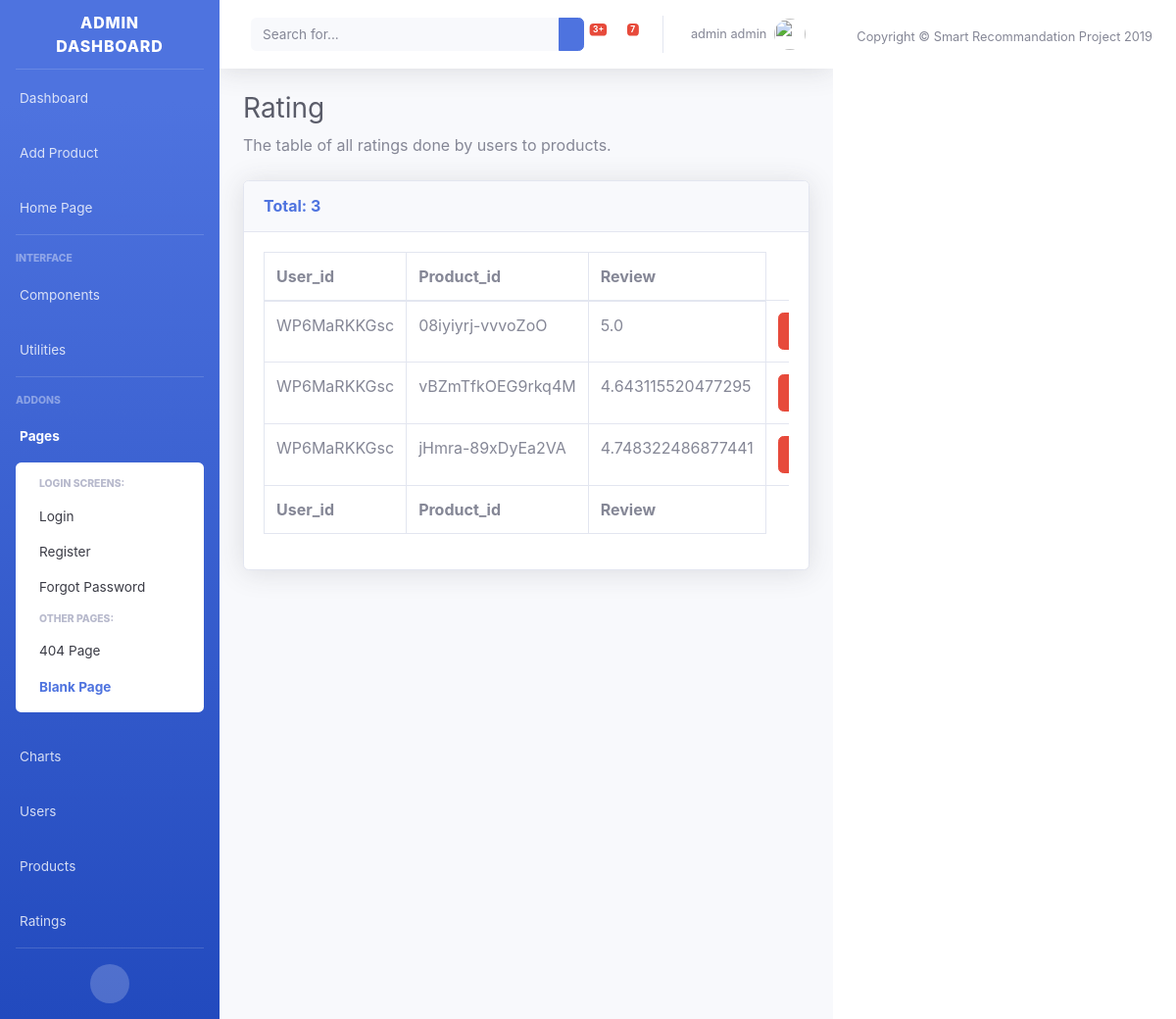
Page /user/admin/ratings (signed in) on the committed database.
### tables this page shows
CREATE TABLE USER (ID VARCHAR, NAME VARCHAR, EMAIL VARCHAR, PASSWORD VARCHAR, TYPE VARCHAR);

CREATE TABLE RATING (USER_ID VARCHAR, PRODUCT_ID VARCHAR, REVIEW REAL);

### models/users/views.py (the view)
@user_blueprint.route("/admin/ratings")
@login_required
def ratings():
    name = "Rating"
    description = "The table of all ratings done by users to products"
    headers = get_rating_fields()
    items = get_all_ratings(formalize=False)
    return render_template("admin/tables.html",
                            name=name,
                            description=description,
                            headers=headers,
                            items=items,
                            len=len,
                            str=str,
                            os=os)

### common/database.py (called while the page is built, shortened)
    @classmethod
    def _get_user_by(cls, key, value):
        cursor = cls.DATABASE.execute(f"SELECT * FROM USER WHERE {key}=?", (value,))
        returned_data = cursor.fetchone()
        if returned_data is None:
            return None
        data = {}
        for i, field in enumerate(cls.USER_FIELDS):
            data[field.lower()] = returned_data[i]
        return data

    @classmethod
    def get_user_by_email(cls, email):
        return cls._get_user_by("EMAIL", email)

    @classmethod
    def get_all_ratings(cls, formalize=True):
        cursor = cls.DATABASE.execute("SELECT * FROM RATING")
        returned_data = cursor.fetchall()
        if not formalize:
            return returned_data

### models/ratings/rating.py (called while the page is built)
def get_all_ratings(formalize=True):
    ratings = Database.get_all_ratings(formalize=formalize)
    if not formalize:
        return ratings
    return [ Rating(**r) for r in ratings ]

def get_rating_fields():
    return [ field.capitalize() for field in Database.RATING_FIELDS ]

### models/users/user.py (called while the page is built)
def is_user_admin(email):
    user = User(email=email, password=None)
    return user.is_admin()

    def exists(self):
        return database.get_user_by_email(self.email)

    def is_admin(self):
        user_data = self.exists()
        if user_data:
            return user_data['type'] == "admin"
        else:
            return False

### templates/admin/tables.html (shortened to what this page needs)
{% extends "admin/base.html" %}
{% block content %}
  <h1 class="h3 mb-2 text-gray-800">{{name}}</h1>
  <p class="mb-4">{{description}}.</p>
  <div class="card shadow mb-6">
    <div class="card-header py-3">
      <h6 class="m-0 font-weight-bold text-primary">Total: {{len(items)}}</h6>
    </div>
    <div class="card-body">
      <div class="table-responsive">
        <table class="table table-bordered" id="dataTable" width="100%" cellspacing="0">
          <thead>
            <tr>
              {% for attribute in headers %}
                <th>{{attribute}}</th>
              {% endfor %}
            </tr>
          </thead>
          <tfoot>
            <tr>
              {% for attribute in headers %}
                <th>{{attribute}}</th>
              {% endfor %}
            </tr>
          </tfoot>
          <tbody>
            {% for item in items %}
            <tr>
              {% for att in item %}
                {% if str(att).endswith('.png') or str(att).endswith('.jpeg') %}
                  <td><img class="img-fluid" src="{{url_for('static', filename='img/products/{}'.format(os.path.basename(att)))}}"><img></td>
                {% else %}
                  <td>{{att}}</td>
                {% endif %}
              {% endfor %}
              {% if name == 'Rating' %}
                <td><a href="{{url_for('{}.delete'.format(name.lower()), id=item[0] + '*' + item[1])}}" class="btn btn-danger">Delete</a></td>
              {% else %}
                <td><a href="{{url_for('{}.delete'.format(name.lower()), id=item[0])}}" class="btn btn-danger">Delete</a></td>
              {% endif %}
            </tr>
            {% endfor %}
          </tbody>
        </table>
      </div>
    </div>
  </div>
</div>
{% endblock content %}

### templates/admin/base.html (shortened to what this page needs)
<!DOCTYPE html>
<html lang="en">
<head>
  <link rel="stylesheet" href="{{url_for('static', filename='css/sb-admin-2.min.css')}}">
<body id="page-top">
  <div id="wrapper">
    <ul class="navbar-nav bg-gradient-primary sidebar sidebar-dark accordion" id="accordionSidebar">
      <a class="sidebar-brand d-flex align-items-center justify-content-center" href="{{url_for('user.admin')}}">
        <div class="sidebar-brand-text mx-3">Admin Dashboard</div>
      </a>
      <hr class="sidebar-divider my-0">
      <li class="nav-item">
        <a class="nav-link" href="{{url_for('user.admin')}}">
          <span>Dashboard</span></a>
      </li>
      <li class="nav-item">
        <a class="nav-link" href="{{url_for('user.add_product')}}">
          <span>Add Product</span></a>
      </li>
      <li class="nav-item">
        <a class="nav-link" href="{{url_for('home')}}">
          <span>Home Page</span></a>
      </li>
      <hr class="sidebar-divider">
      <div class="sidebar-heading">
        Interface
      </div>
      <li class="nav-item">
        <a class="nav-link collapsed" href="#" data-toggle="collapse" data-target="#collapseTwo" aria-expanded="true"
          aria-controls="collapseTwo">
          <span>Components</span>
        </a>
      </li>
      <li class="nav-item">
        <a class="nav-link collapsed" href="#" data-toggle="collapse" data-target="#collapseUtilities"
          aria-expanded="true" aria-controls="collapseUtilities">
          <span>Utilities</span>
        </a>
      </li>
      <hr class="sidebar-divider">
      <div class="sidebar-heading">
        Addons
      </div>
      <li class="nav-item active">
        <a class="nav-link" href="#" data-toggle="collapse" data-target="#collapsePages" aria-expanded="true"
          aria-controls="collapsePages">
          <span>Pages</span>
        </a>
        <div id="collapsePages" class="collapse show" aria-labelledby="headingPages" data-parent="#accordionSidebar">
          <div class="bg-white py-2 collapse-inner rounded">
            <h6 class="collapse-header">Login Screens:</h6>
            <a class="collapse-item" href="login.html">Login</a>
            <a class="collapse-item" href="register.html">Register</a>
            <a class="collapse-item" href="forgot-password.html">Forgot Password</a>
            <h6 class="collapse-header">Other Pages:</h6>
            <a class="collapse-item" href="404.html">404 Page</a>
            <a class="collapse-item active" href="blank.html">Blank Page</a>
          </div>
        </div>
      </li>
      <li class="nav-item">
        <a class="nav-link" href="charts.html">
          <span>Charts</span></a>
      </li>
      <li class="nav-item">
        <a class="nav-link" href="{{url_for('user.users')}}">
          <span>Users</span></a>
      </li>
      <li class="nav-item">
          <a class="nav-link" href="{{url_for('user.products')}}">
            <span>Products</span></a>
      </li>
      <li class="nav-item">
          <a class="nav-link" href="{{url_for('user.ratings')}}">
            <span>Ratings</span></a>
        </li>
      <hr class="sidebar-divider d-none d-md-block">
      <div class="text-center d-none d-md-inline">
        <button class="rounded-circle border-0" id="sidebarToggle"></button>
      </div>
    </ul>
    <div id="content-wrapper" class="d-flex flex-column">
      <div id="content">
        <nav class="navbar navbar-expand navbar-light bg-white topbar mb-4 static-top shadow">
          <form class="d-none d-sm-inline-block form-inline mr-auto ml-md-3 my-2 my-md-0 mw-100 navbar-search">
            <div class="input-group">
              <input type="text" class="form-control bg-light border-0 small" placeholder="Search for..."
                aria-label="Search" aria-describedby="basic-addon2">
              <div class="input-group-append">
                <button class="btn btn-primary" type="button">
                </button>
              </div>
            </div>
          </form>
          <ul class="navbar-nav ml-auto">
            <li class="nav-item dropdown no-arrow mx-1">
              <a class="nav-link dropdown-toggle" href="#" id="alertsDropdown" role="button" data-toggle="dropdown"
                aria-haspopup="true" aria-expanded="false">
                <span class="badge badge-danger badge-counter">3+</span>
              </a>
            </li>
            <li class="nav-item dropdown no-arrow mx-1">
              <a class="nav-link dropdown-toggle" href="#" id="messagesDropdown" role="button" data-toggle="dropdown"
                aria-haspopup="true" aria-expanded="false">
                <span class="badge badge-danger badge-counter">7</span>
              </a>
            </li>
            <li class="nav-item dropdown no-arrow">
              <a class="nav-link dropdown-toggle" href="#" id="userDropdown" role="button" data-toggle="dropdown"
                aria-haspopup="true" aria-expanded="false">
                <span class="mr-2 d-none d-lg-inline text-gray-600 small">{{session['name']}}</span>
                <img class="img-profile rounded-circle" src="https://source.unsplash.com/QAB-WJcbgJk/60x60">
              </a>
            </li>
          </ul>
        </nav>
        <div class="container-fluid">
          {% block content %}
          {% endblock content %}
        </div>
      </div>
      <footer class="sticky-footer bg-white">
        <div class="container my-auto">
          <div class="copyright text-center my-auto">
            <span>Copyright &copy; Smart Recommandation Project 2019</span>
          </div>
        </div>
      </footer>
    </div>

### rows in the picture
USER: name "admin admin"
RATING: USER_ID "WP6MaRKKGsc", PRODUCT_ID "08iyiyrj-vvvoZoO", REVIEW "5.0"
RATING: USER_ID "WP6MaRKKGsc", PRODUCT_ID "vBZmTfkOEG9rkq4M", REVIEW "4.643115520477295"
RATING: USER_ID "WP6MaRKKGsc", PRODUCT_ID "jHmra-89xDyEa2VA", REVIEW "4.748322486877441"

### other values in the picture
{{ name }} "Rating"
{{ description }} "The table of all ratings done by users to products"
{{ len(items) }} "3"
{{ attribute }} "User_id" "Product_id" "Review"
